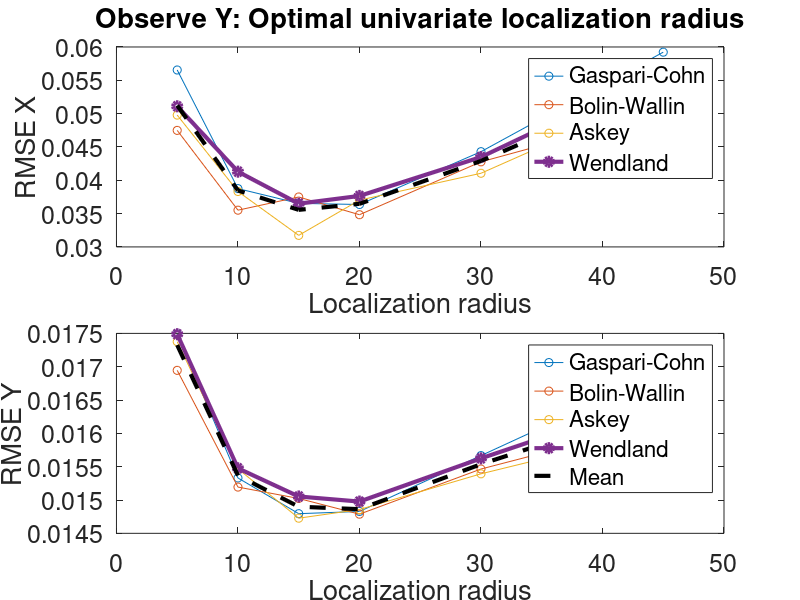
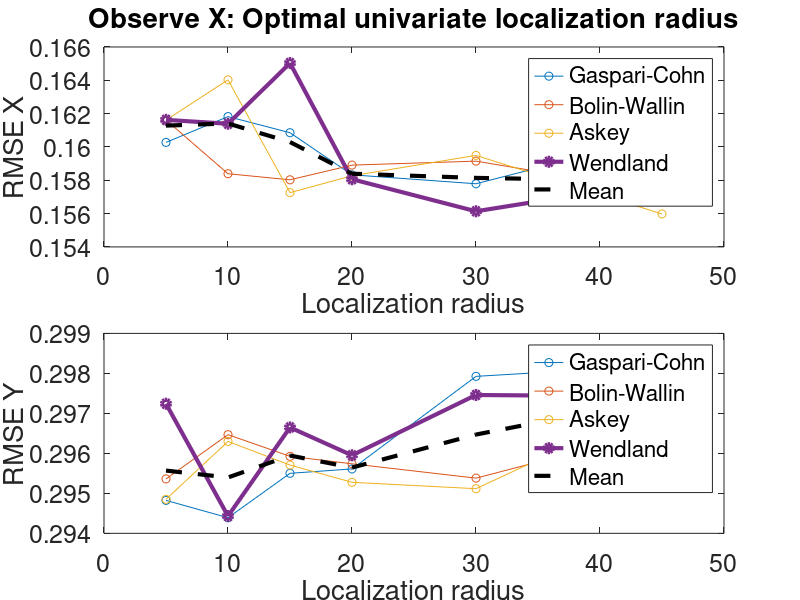
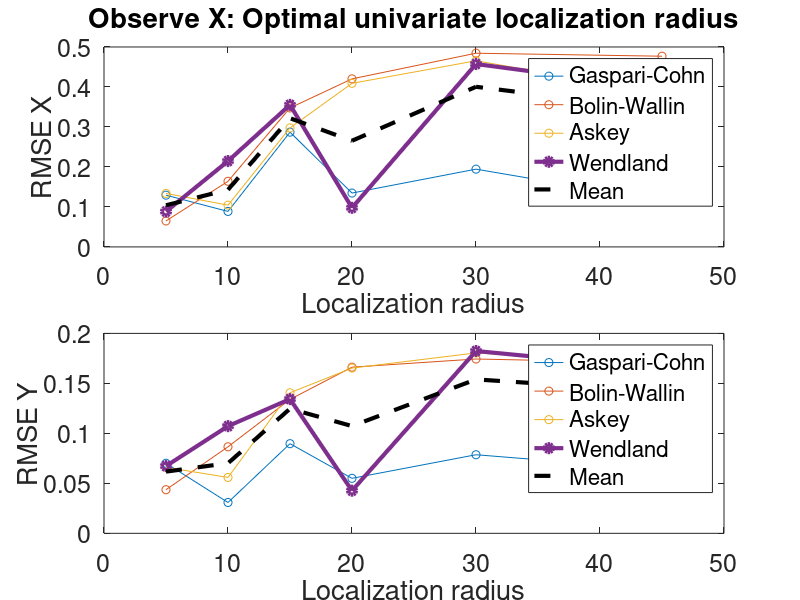

The MATLAB script that drew these images, in order:
%% Load output produced from script optimal_localization_radius_for_univariate_save_output
load('optimal_univariate_localization_radius.mat')

%% Plot Y no X

RMSE_X_YnoX_UVMean = (1/4).* (RMSE_X_YnoX_UVGC + RMSE_X_YnoX_UVBW + RMSE_X_YnoX_UVA + RMSE_X_YnoX_UVW);
RMSE_Y_YnoX_UVMean = (1/4).* (RMSE_Y_YnoX_UVGC + RMSE_Y_YnoX_UVBW + RMSE_Y_YnoX_UVA + RMSE_Y_YnoX_UVW);

figure
subplot(2,1,1)
plot( loc_rad, RMSE_X_YnoX_UVGC, '-o', loc_rad, RMSE_X_YnoX_UVBW, '-o', ...
      loc_rad, RMSE_X_YnoX_UVA, '-o', loc_rad, RMSE_X_YnoX_UVW, '-o', 'LineWidth', 3)
hold on
plot(loc_rad, RMSE_X_YnoX_UVMean, 'k--', 'LineWidth', 3)
hold off
ylabel('RMSE X')
xlabel('Localization radius')
title('Observe Y: Optimal univariate localization radius')
legend('Gaspari-Cohn', 'Bolin-Wallin', 'Askey', 'Wendland')
set(gca, 'FontSize', 18)

subplot(2,1,2)
plot( loc_rad, RMSE_Y_YnoX_UVGC, '-o', loc_rad, RMSE_Y_YnoX_UVBW, '-o', ...
      loc_rad, RMSE_Y_YnoX_UVA,'-o', loc_rad, RMSE_Y_YnoX_UVW, '-o', 'LineWidth', 3)
hold on
plot(loc_rad, RMSE_Y_YnoX_UVMean, 'k--', 'LineWidth', 3)
hold off
ylabel('RMSE Y')
xlabel('Localization radius')
legend('Gaspari-Cohn', 'Bolin-Wallin', 'Askey', 'Wendland', 'Mean')
set(gca, 'FontSize', 18)
set(gcf, 'Position',  [100, 100, 800, 800])

saveas(gcf, 'Plots/optimal_loc_rad_YnoX.png')

%% Plot X no Y

RMSE_X_XnoY_UVMean = (1/4).* (RMSE_X_XnoY_UVGC + RMSE_X_XnoY_UVBW + RMSE_X_XnoY_UVA + RMSE_X_XnoY_UVW);
RMSE_Y_XnoY_UVMean = (1/4).* (RMSE_Y_XnoY_UVGC + RMSE_Y_XnoY_UVBW + RMSE_Y_XnoY_UVA + RMSE_Y_XnoY_UVW);

figure
subplot(2,1,1)
plot( loc_rad, RMSE_X_XnoY_UVGC, '-o', loc_rad, RMSE_X_XnoY_UVBW, '-o', ...
      loc_rad, RMSE_X_XnoY_UVA, '-o', loc_rad, RMSE_X_XnoY_UVW, '-o', 'LineWidth', 3)
hold on
plot(loc_rad, RMSE_X_XnoY_UVMean, 'k--', 'LineWidth', 3)
hold off
ylabel('RMSE X')
xlabel('Localization radius')
title('Observe X: Optimal univariate localization radius')
legend('Gaspari-Cohn', 'Bolin-Wallin', 'Askey', 'Wendland', 'Mean')
set(gca, 'FontSize', 18)

subplot(2,1,2)
plot( loc_rad, RMSE_Y_XnoY_UVGC, '-o', loc_rad, RMSE_Y_XnoY_UVBW, '-o', ...
      loc_rad, RMSE_Y_XnoY_UVA,'-o', loc_rad, RMSE_Y_XnoY_UVW, '-o', 'LineWidth', 3)
hold on
plot(loc_rad, RMSE_Y_XnoY_UVMean, 'k--', 'LineWidth', 3)
hold off
ylabel('RMSE Y')
xlabel('Localization radius')
legend('Gaspari-Cohn', 'Bolin-Wallin', 'Askey', 'Wendland', 'Mean')
set(gca, 'FontSize', 18)
set(gcf, 'Position',  [100, 100, 800, 800])

saveas(gcf, 'Plots/optimal_loc_rad_XnoY.png')

%% Plot Both X and Y

RMSE_X_BothXY_UVMean = (1/4).* (RMSE_X_BothXY_UVGC + RMSE_X_BothXY_UVBW + RMSE_X_BothXY_UVA + RMSE_X_BothXY_UVW);
RMSE_Y_BothXY_UVMean = (1/4).* (RMSE_Y_BothXY_UVGC + RMSE_Y_BothXY_UVBW + RMSE_Y_BothXY_UVA + RMSE_Y_BothXY_UVW);

figure
subplot(2,1,1)
plot( loc_rad, RMSE_X_BothXY_UVGC, '-o', loc_rad, RMSE_X_BothXY_UVBW, '-o', ...
      loc_rad, RMSE_X_BothXY_UVA, '-o', loc_rad, RMSE_X_BothXY_UVW, '-o', 'LineWidth', 3)
hold on
plot(loc_rad, RMSE_X_BothXY_UVMean, 'k--', 'LineWidth', 3)
hold off
ylabel('RMSE X')
xlabel('Localization radius')
title('Observe X: Optimal univariate localization radius')
legend('Gaspari-Cohn', 'Bolin-Wallin', 'Askey', 'Wendland', 'Mean')
set(gca, 'FontSize', 18)

subplot(2,1,2)
plot( loc_rad, RMSE_Y_BothXY_UVGC, '-o', loc_rad, RMSE_Y_BothXY_UVBW, '-o', ...
      loc_rad, RMSE_Y_BothXY_UVA,'-o', loc_rad, RMSE_Y_BothXY_UVW, '-o', 'LineWidth', 3)
hold on
plot(loc_rad, RMSE_Y_BothXY_UVMean, 'k--', 'LineWidth', 3)
hold off
ylabel('RMSE Y')
xlabel('Localization radius')
legend('Gaspari-Cohn', 'Bolin-Wallin', 'Askey', 'Wendland', 'Mean')
set(gca, 'FontSize', 18)
set(gcf, 'Position',  [100, 100, 800, 800])

saveas(gcf, 'Plots/optimal_loc_rad_BothXY.png')



